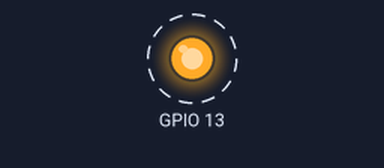
A sketch run on a simulated ESP32. Parts: output pins drawn as LEDs (lit = HIGH). Dashed ring = blinking. What the sketch prints to the serial monitor is not drawn.

Above: at 0.5 s.
Timing chart, 0 to 4.6 s (numbered marks = the images above):
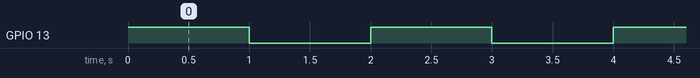

Measured:
- by itself, GPIO 13: alternates HIGH for 1.0 s and LOW for 1.0 s

The sketch:

active_buzzer.ino
```cpp
/*
 * Program Blink Active Buzzer
 *
 * Koneksi Pin
 * ESP32 | Buzzer
 * ---------------
 *  13   |  VCC
 *  GND  |  GND
 *
 * Referensi
 * C. Newman, “Blink.” Sep. 08, 2016.
 * Accessed: Nov. 04, 2021. [Online].
 * Available: https://www.arduino.cc/en/Tutorial/BuiltInExamples/Blink
 */

void setup() {
  // memulai komunikasi serial
  Serial.begin(9600);
  // mendeklarasikan mode pin
  pinMode(13,OUTPUT);
}

void loop() {
  // menyalakan active buzzer selama 1 detik
  digitalWrite(13,HIGH);
  Serial.println("Buzzer Menyala");
  delay(1000);
  // mematikan active buzzer selama 1 detik
  digitalWrite(13,LOW);
  Serial.println("Buzzer Mati");
  delay(1000);
}
```
